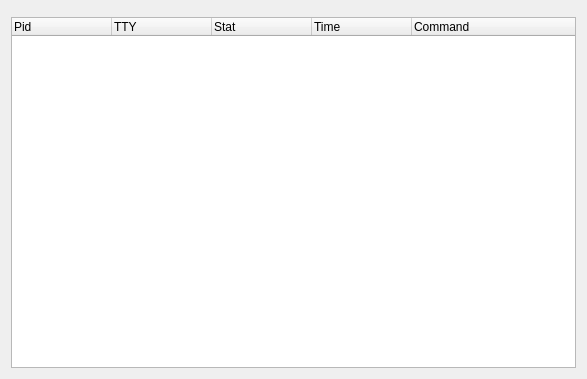
<ui version="4.0" >
 <class>ProcessSelection</class>
 <widget class="QWidget" name="ProcessSelection" >
  <property name="geometry" >
   <rect>
    <x>0</x>
    <y>0</y>
    <width>587</width>
    <height>379</height>
   </rect>
  </property>
  <property name="windowTitle" >
   <string>Form</string>
  </property>
  <layout class="QVBoxLayout" >
   <item>
    <widget class="KTreeWidgetSearchLineWidget" name="search" />
   </item>
   <item>
    <widget class="QTreeWidget" name="pids" >
     <column>
      <property name="text" >
       <string>Pid</string>
      </property>
     </column>
     <column>
      <property name="text" >
       <string>TTY</string>
      </property>
     </column>
     <column>
      <property name="text" >
       <string>Stat</string>
      </property>
     </column>
     <column>
      <property name="text" >
       <string>Time</string>
      </property>
     </column>
     <column>
      <property name="text" >
       <string>Command</string>
      </property>
     </column>
    </widget>
   </item>
  </layout>
 </widget>
 <customwidgets>
  <customwidget>
   <class>KTreeWidgetSearchLineWidget</class>
   <extends>QWidget</extends>
   <header>ktreewidgetsearchline.h</header>
  </customwidget>
 </customwidgets>
 <resources/>
 <connections/>
</ui>
